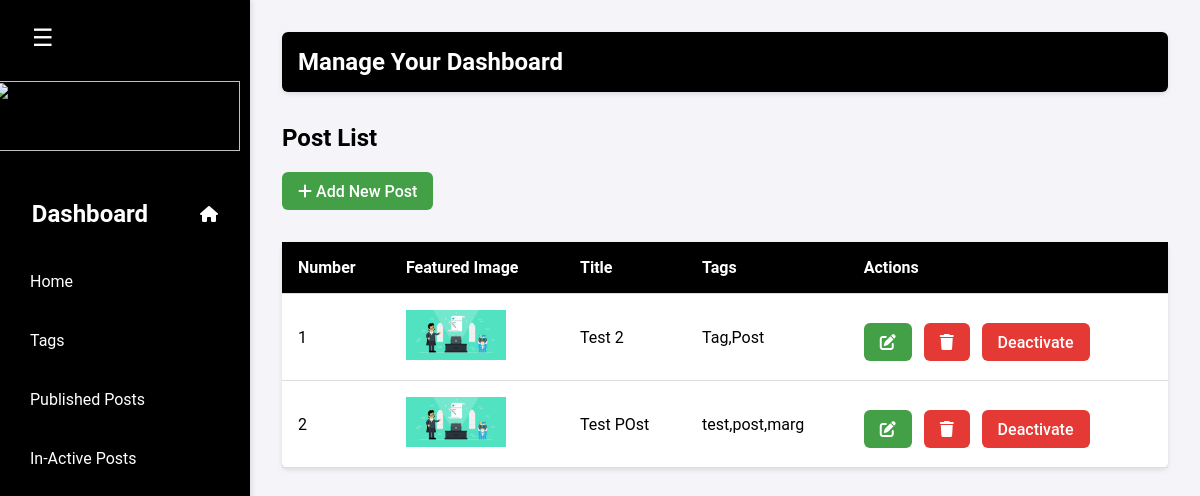
The page /dashboard/ (signed in) on the database as committed earlier.
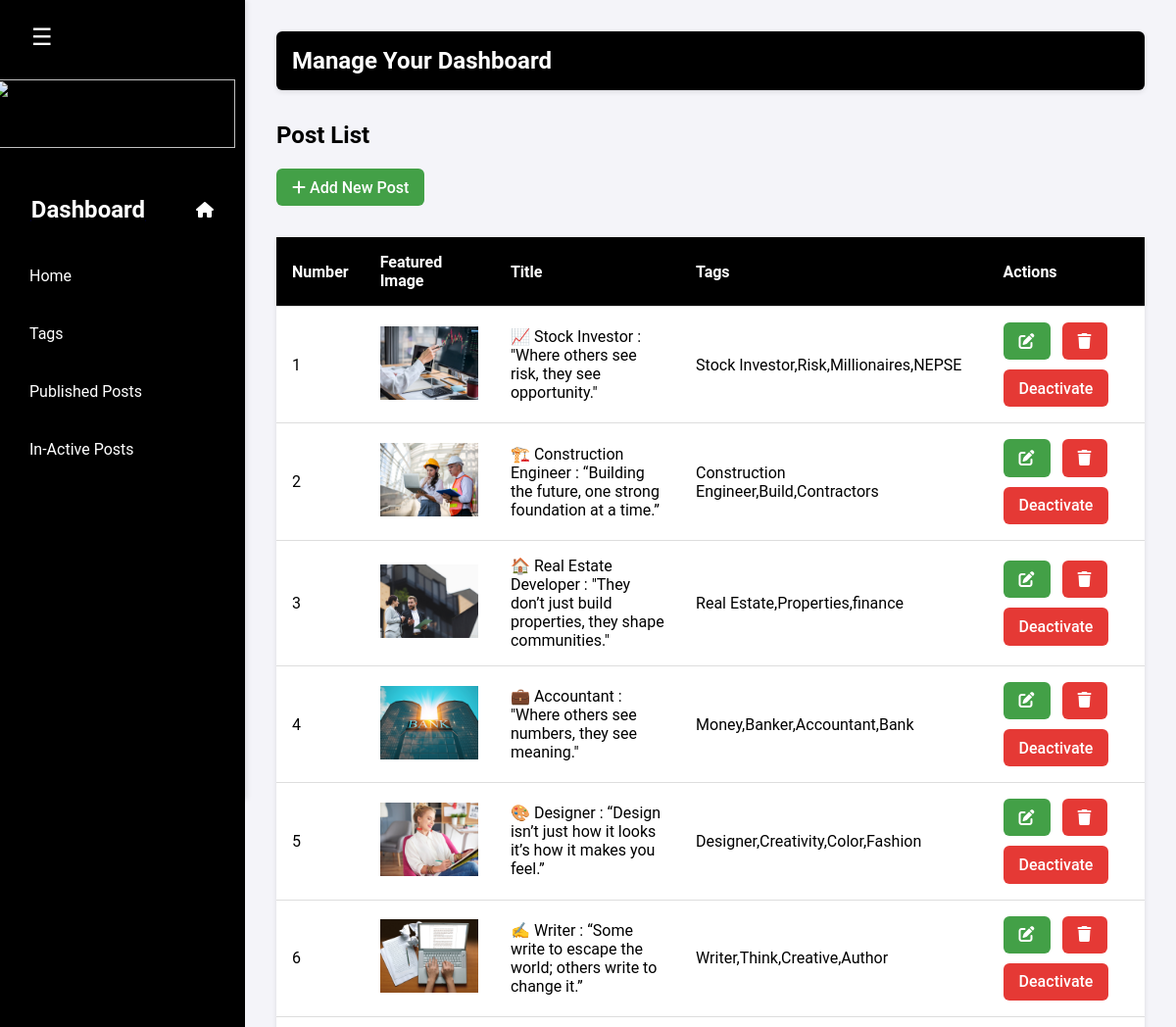
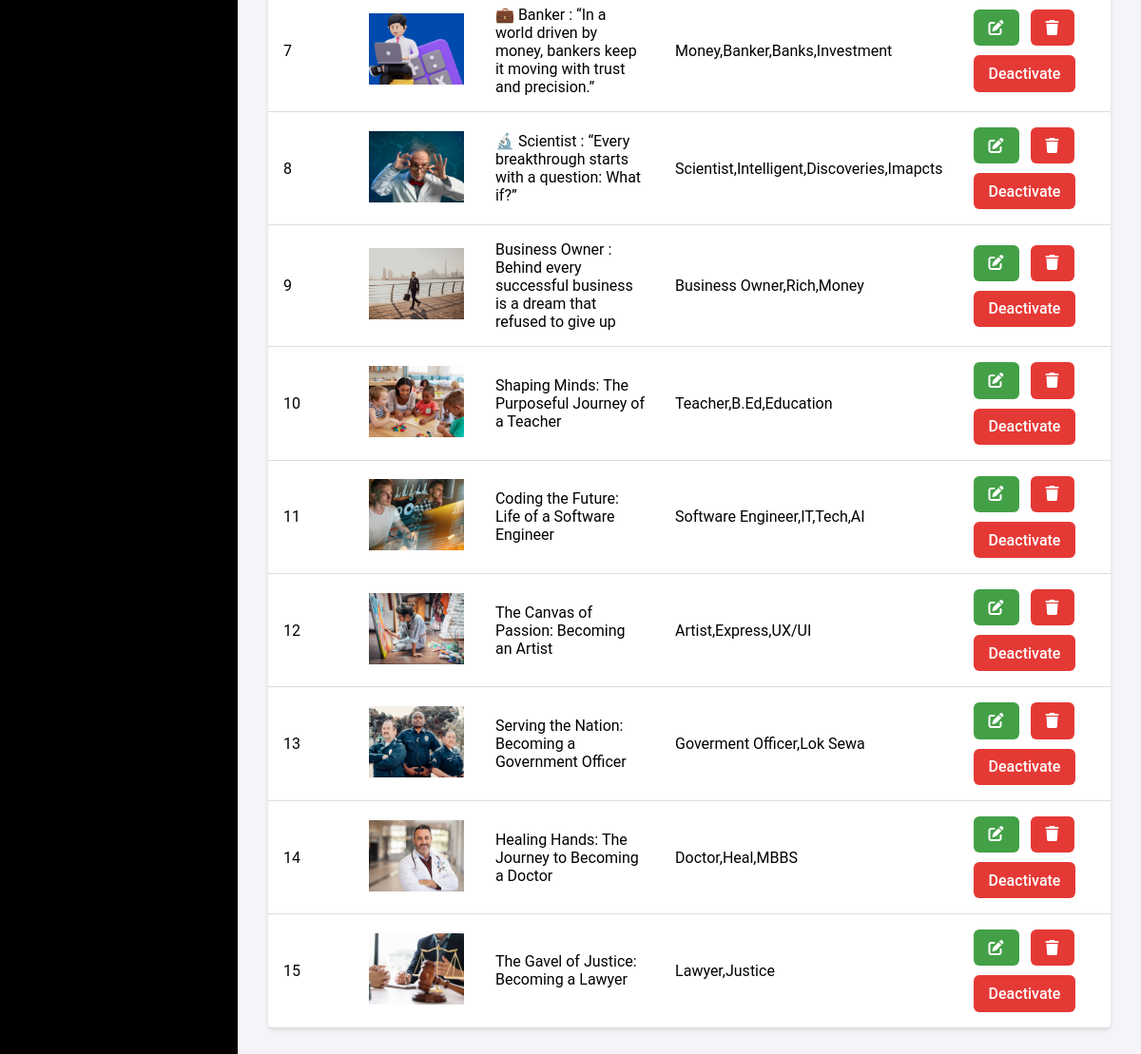
The same page on the database as committed later (2 pictures, top to bottom).
### blogapp/models.py (models this page shows, shortened)
class TimeStampModel(models.Model):
    created_at = models.DateTimeField(auto_now_add=True)
    updated_at = models.DateTimeField(auto_now=True)
    class Meta:
        abstract = True

class Post(TimeStampModel):
    STATUS_CHOICES = [
        ('active', 'Active'),
        ('in_active','Inactive'),
    ]
    title = models.CharField(max_length=200)
    description = models.TextField()
    featured_image = models.ImageField(upload_to='post_images/%Y/%m/%d', blank=False)
    author = models.ForeignKey(settings.AUTH_USER_MODEL, on_delete=models.CASCADE)  # ✅ FIXED
    status = models.CharField(max_length=20, choices=STATUS_CHOICES, default='active')
    published_at = models.DateTimeField(null=True, blank=True)
    tag = models.ManyToManyField(Tag)

class Tag(TimeStampModel):
    name = models.CharField(max_length=100)
    def __str__(self):
        return self.name

### dashboard/views.py (the view)
# urls.py: path('dashboard/', views.DashboardView.as_view(), name='dashboard'),
class DashboardView(LoginRequiredMixin, ListView):  # Renamed from dashboardView
    model = Post
    template_name = 'marg/Dashboard/dashboard.html'
    context_object_name = "posts"
    def get_queryset(self):
        return Post.objects.filter(published_at__isnull=False, status="active").order_by("-published_at")

### templates/marg/Dashboard/dashboard.html
    {% extends 'marg/Dashboard/header.html' %}
    {% block content %}
    <div class="main-content" id="main-content">
        <header>
            Manage Your Dashboard
        </header>
        <h2>Post List</h2>
        <a href="{% url 'post-create' %}" class="btn btn-success" ><i class="fa-solid fa-plus"></i> Add New Post</a>
        <table>
            <thead>
                <tr>
                    <th>Number</th>
                    <th>Featured Image</th>
                    <th>Title</th>
                    <th>Tags</th>
                    <th>Actions</th>
                </tr>
            </thead>
            <tbody>
               {% for post in posts %}
                <tr>
                    <td>{{ forloop.counter }}</td>
                    <td><a href="{% url 'post-detail' post.pk %}"></a><img src="{{ post.featured_image.url }}" alt="{{ post.title }}" class="featured-image" width="100px"></td></a>
                    <td>{{ post.title | truncatewords:20 }}</td>
                    <td>{{ post.tag.all|join:"," }}</td>
                    <td>
                    <a href="{% url 'post-update' post.pk %}" class="btn btn-success"><i class="fa-solid fa-pen-to-square" title="click to edit"></i></a>
                    <a href="{% url 'post-delete' post.pk %}" class="btn btn-danger"><i class="fa-solid fa-trash" title="click to Delete"></i></a>
                    <a href="{% url 'de-active-view' post.pk %}" class="btn btn-danger btn btn-outline-warning" style="margin-top: 10px;" title="click to Deactivate"> Deactivate </a>
                    </td>
                </tr>
                {% endfor %}
            </tbody>
        </table>
    </div>
    {% endblock content %}

### templates/marg/Dashboard/header.html (shortened to what this page needs)
{% load static %}
<!DOCTYPE html>
<html lang="en">
  <head>
    <link href="{% static 'marg/assets/fonts/css2.css' %}" rel="stylesheet" />
    <link
      rel="stylesheet"
      href="{% static 'marg/assets/css/dashboard.css' %}"
    />
    <link
      rel="stylesheet"
      href="{% static 'marg/assets/css/fontawesome/fontawesome.min.css' %}"
    />
    <link
      rel="stylesheet"
      href="{% static 'marg/assets/css/fontawesome/fontawesome.css' %}"
    />
    <link
      rel="stylesheet"
      href="{% static 'marg/assets/css/fontawesome/all.min.css' %}"
    />
    <link
      rel="stylesheet"
      href="{% static 'marg/assets/js/fontawesome/fontawesome.min.js' %}"
    />
    <link
      rel="stylesheet"
      href="{% static 'marg/assets/js/fontawesome/fontawesome.js' %}"
    />
    <link
      rel="stylesheet"
      href="{% static 'marg/assets/js/fontawesome/all.min.js' %}"
    />
    <link
      rel="stylesheet"
      href="https://cdnjs.cloudflare.com/ajax/libs/font-awesome/6.5.0/css/all.min.css"
    />
  </head>
  <body>
    <div class="sidebar" id="sidebar">
      <div>
        <img
          src="{% static 'marg/assets/img/FINAL-MARG-NAVBAR-LOGO-GIF.gif' %}"
          alt=""
          style="
            height: 70px;
            width: 250px;
            margin-top: 65px;
            margin-left: -10px;
          "
        />
      </div>
      <div style="padding-left: 200px; padding-top: 20px; margin-top: 30px">
        <a href="/"><i class="fa-solid fa-house" style="color: #ffffff"></i></a>
      </div>
      <div style="margin-top: -64px">
        <a href="{% url 'dashboard' %}"
          ><h2
            style="
              margin-top: 40px;
              color: #ffffff;
              margin-left: -70px;
              text-decoration: underline black;
            "
          >
            Dashboard
          </h2></a
        >
      </div>
      <ul>
        <li>
          <a href="{% url 'dashboard' %}">Home</a>
        </li>
        <li>
          <a href="{% url 'tag-list' %}">Tags</a>
        </li>
        <li>
          <a href="{% url 'post-list-view' %}">Published Posts</a>
        </li>
        <li>
          <a href="{% url 'inactive-post-view' %} "> In-Active Posts </a>
        </li>
      </ul>
    </div>
    <button class="toggle-btn" id="toggle-btn">☰</button>
    {% block content %} {% endblock content %}
  </body>
</html>

### static/marg/assets/css/dashboard.css (style rules this page uses)
body { margin: 0; padding: 0; font-family: "Roboto", sans-serif; display: flex; min-height: 100vh; background-color: #000000; }
.sidebar { width: 250px; background-color: #000000; color: white; height: 100vh; position: fixed; left: 0; top: 0; transition: transform 0.3s ease; z-index: 100; padding-top: 1rem; box-shadow: 2px 0 5px rgba(0, 0, 0, 0.1); }
.sidebar h2 { text-align: center; margin-bottom: 2rem; font-size: 1.5rem; font-weight: 700; }
.sidebar ul { list-style: none; padding: 0; margin: 0; }
.sidebar ul li { margin: 1rem 0; }
.sidebar ul li a { color: #ffffff; text-decoration: none; display: block; padding: 0.75rem 1rem; border-radius: 6px; transition: background-color 0.3s; margin-left: 14px; }
.main-content { margin-left: 250px; flex: 1; padding: 2rem; transition: margin-left 0.3s ease; background-color: #f4f4f9; }
header { background-color: #000000; color: #ffffff;; padding: 1rem; font-size: 1.5rem; font-weight: bold; border-radius: 6px; margin-bottom: 2rem; box-shadow: 0 2px 5px rgba(0, 0, 0, 0.1); }
.toggle-btn { background-color: #000000; color: white; border: none; font-size: 1.5rem; cursor: pointer; padding: 0.5rem 1rem; border-radius: 6px; position: fixed; top: 1rem; left: 1rem; z-index: 101; box-shadow: 0 2px 5px rgba(0, 0, 0, 0.1); }
table { width: 100%; border-collapse: collapse; margin: 2rem 0; background: white; border-radius: 6px; box-shadow: 0 2px 5px rgba(0, 0, 0, 0.1); }
table thead { background-color: #000000; color: #ffffff;; }
th, td { padding: 1rem; text-align: left; border-bottom: 1px solid #ddd; }
.btn { display: inline-block; padding: 0.6rem 1rem; text-decoration: none; border-radius: 6px; color: white; font-weight: 500; margin-right: 0.5rem; transition: all 0.3s; }
.btn-danger { background-color: #e53935; }
.btn-success { background-color: #43a047; }

Rows that differ between the two databases and show on the page:
removed Post: featured_image (picture), title "Test 2", tag.all "Tag,Post"
removed Post: featured_image (picture), title "Test POst", tag.all "test,post,marg"
added Post: featured_image (picture), title "📈 Stock Investor : \"Where others see risk, they see opportunity.\"", tag.all "Stock Investor,Risk,Millionaires,NEPSE"
added Post: featured_image (picture), title "🏗️ Construction Engineer : “Building the future, one strong foundation at a time.”", tag.all "Construction Engineer,Build,Contractors"
added Post: featured_image (picture), title "🏠 Real Estate Developer : \"They don’t just build properties, they shape communities.\"", tag.all "Real Estate,Properties,finance"
added Post: featured_image (picture), title "💼 Accountant : \"Where others see numbers, they see meaning.\"", tag.all "Money,Banker,Accountant,Bank"
added Post: featured_image (picture), title "🎨 Designer : “Design isn’t just how it looks it’s how it makes you feel.”", tag.all "Designer,Creativity,Color,Fashion"
added Post: featured_image (picture), title "✍️ Writer : “Some write to escape the world; others write to change it.”", tag.all "Writer,Think,Creative,Author"
added Post: featured_image (picture), title "💼 Banker : “In a world driven by money, bankers keep it moving with trust and precision.”", tag.all "Money,Banker,Banks,Investment"
added Post: featured_image (picture), title "🔬 Scientist : “Every breakthrough starts with a question: What if?”", tag.all "Scientist,Intelligent,Discoveries,Imapcts"
added Post: featured_image (picture), title "Business Owner : Behind every successful business is a dream that refused to give up", tag.all "Business Owner,Rich,Money"
added Post: featured_image (picture), title "Shaping Minds: The Purposeful Journey of a Teacher", tag.all "Teacher,B.Ed,Education"
added Post: featured_image (picture), title "Coding the Future: Life of a Software Engineer", tag.all "Software Engineer,IT,Tech,AI"
added Post: featured_image (picture), title "The Canvas of Passion: Becoming an Artist", tag.all "Artist,Express,UX/UI"
added Post: featured_image (picture), title "Serving the Nation: Becoming a Government Officer", tag.all "Goverment Officer,Lok Sewa"
added Post: featured_image (picture), title "Healing Hands: The Journey to Becoming a Doctor", tag.all "Doctor,Heal,MBBS"
added Post: featured_image (picture), title "The Gavel of Justice: Becoming a Lawyer", tag.all "Lawyer,Justice"
